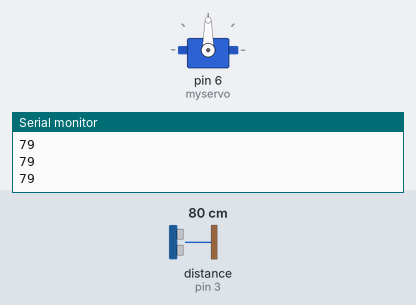
A sketch run on a simulated Arduino Uno, built with avr-gcc and run on an emulated ATmega328P. Parts: servo, the last lines printed to the serial monitor. Wiring (inferred from the names in the program): ultrasonic range finder: trigger pin 2; echo pin 3. Inputs (shaded band) come from the test bench; at power-on: distance to the obstacle (sensor on pin 3) 80 cm. The echo pulse lasts 58.3 µs per cm.

Above: at 1.2 s.
1.3 s: distance to the obstacle (sensor on pin 3) set to 12 cm
2.8 s: distance to the obstacle (sensor on pin 3) set to 9 cm
At 3.5 s:
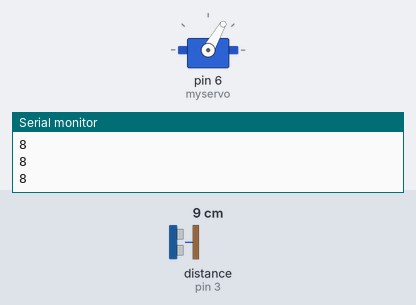
4.4 s: distance to the obstacle (sensor on pin 3) set to 7 cm
5.9 s: distance to the obstacle (sensor on pin 3) set to 4 cm
At 7.0 s:
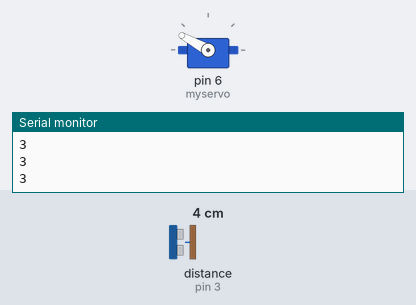
7.5 s: distance to the obstacle (sensor on pin 3) set to 18 cm
At 8.8 s:
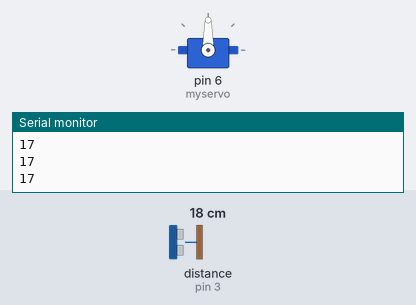
9.1 s: distance to the obstacle (sensor on pin 3) set to 2 cm
At 9.9 s:
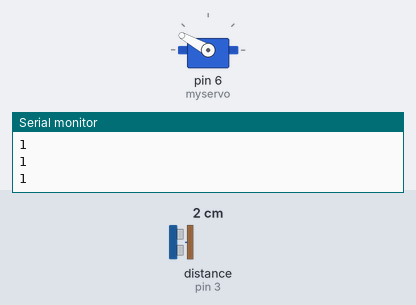
Timing chart, 0 to 11.7 s (numbered marks = the images above; inputs shaded):
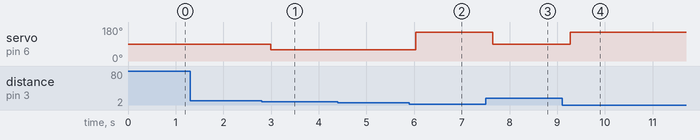

The sketch:

HelloFunctions.ino
```cpp
#include <Servo.h>
Servo myservo;
/* Ultrasonic sensor Pins:
-VCC: +5VDC
-Trig : Trigger (INPUT) - Pin13
-Echo: Echo (OUTPUT) - Pin 11
-GND: GND */
const int trigPin = 2; // Trigger
const int echoPin = 3; // Echo
#define MAX_DISTANCE 200
long duration;
int distance;
int dst;
void setup()
{
	myservo.attach(6);
	pinMode(trigPin, OUTPUT);
	pinMode(echoPin, INPUT);
	Serial.begin(9600);
}

void loop()
{
	dst = getDistance();
	Serial.println(dst);
	delay(100);
	if ((dst>0) && (dst < 5))
	{
		//Serial.println("<5");
		myservo.write(151);
	}
	if (dst >= 5 && dst < 10)
	{
		//Serial.println("<10");
		myservo.write(60);
	}
	if (dst >= 10)
	{
		//Serial.println(">10");
		myservo.write(90);
	}
}

int getDistance()
{
	digitalWrite(trigPin, LOW);
	delayMicroseconds(5);
	digitalWrite(trigPin, HIGH);
	delayMicroseconds(10);
	digitalWrite(trigPin, LOW);
	pinMode(echoPin, INPUT);
	duration = pulseIn(echoPin, HIGH);
	distance = (duration/2) /29.1;
	return distance;
}
```

Measured:
- the behaviour switches between 11 and 10 cm on distance to the obstacle (sensor on pin 3) (found by bisection; images 0 and 1)
- the behaviour switches between 6 and 5 cm on distance to the obstacle (sensor on pin 3) (found by bisection; images 1 and 2)
- after the input at 2.8 s, servo on pin 6 (myservo): 90° → 60° after 0.19 s
- after the input at 5.9 s, servo on pin 6 (myservo): 60° → 151° after 0.13 s
- after the input at 7.5 s, servo on pin 6 (myservo): 151° → 90° after 0.14 s
- after the input at 9.1 s, servo on pin 6 (myservo): 90° → 151° after 0.17 s
